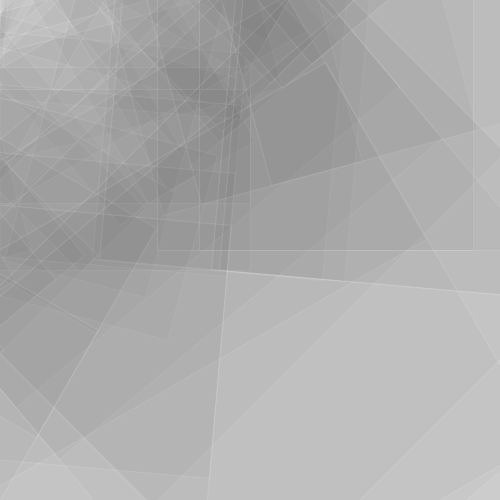
Frame 1 (no input)
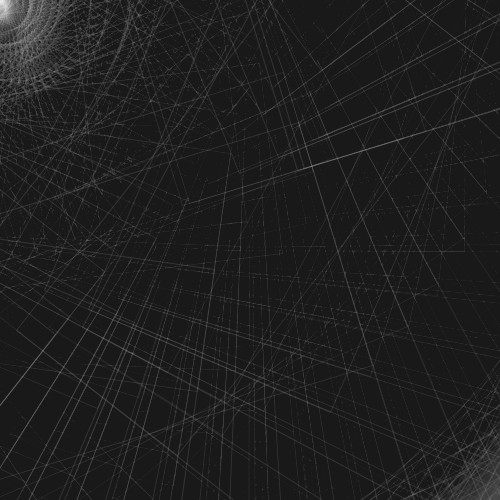
Frame 60 (the mouse pressed at the canvas centre just before this capture)
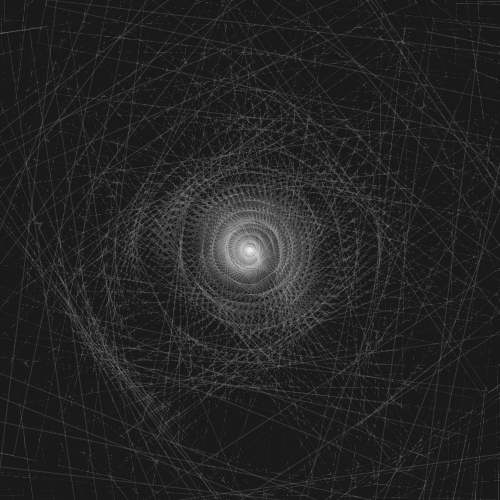
Frame 120 (the mouse held since frame 60 and released just before this capture)

The Processing sketch that drew these frames (run headless with seeded random() and noise(); from frame 60 on, the mouse is pressed at the canvas centre):

// Processing sketch: processing_3976
// ── processing_3976.pde

float f=0;
int cx, cy;
void setup()
{
  size(500,500);
  colorMode(HSB);
  rectMode(CENTER);
  smooth();
}

void draw()
{
  translate(mouseX,mouseY);
  rotate(f);
  for(int x=0; x< width; x+=5)
  {
    rotate(radians(x%1440));
    strokeWeight(1);
    stroke(255,30);
    fill(0,5);
    rect(x, 0, x+1, height);
    translate(cx,cy);
  }
  f+=.1;
}

void mouseMoved()
{
  cx = mouseX;
  cy = mouseY;
}
